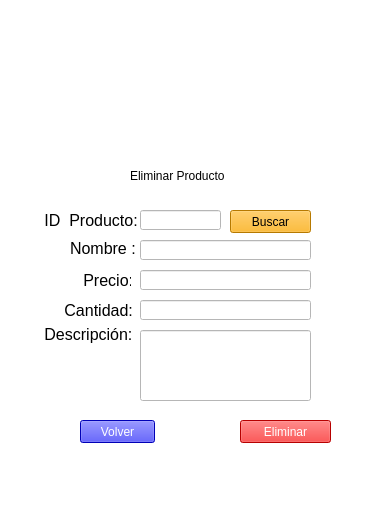
<?xml version="1.0" encoding="UTF-8"?>
<ui version="4.0">
 <class>VentanaEliminarProducto</class>
 <widget class="QMainWindow" name="VentanaEliminarProducto">
  <property name="geometry">
   <rect>
    <x>0</x>
    <y>0</y>
    <width>391</width>
    <height>509</height>
   </rect>
  </property>
  <property name="windowTitle">
   <string>VentanaEliminarProducto</string>
  </property>
  <property name="styleSheet">
   <string notr="true">background-color: rgb(255, 255, 255);</string>
  </property>
  <widget class="QWidget" name="VentanaEliminarProducto_2">
   <widget class="QLabel" name="label_ID">
    <property name="geometry">
     <rect>
      <x>40</x>
      <y>210</y>
      <width>101</width>
      <height>20</height>
     </rect>
    </property>
    <property name="font">
     <font>
      <family>Arial</family>
      <pointsize>12</pointsize>
     </font>
    </property>
    <property name="text">
     <string> ID  Producto: </string>
    </property>
   </widget>
   <widget class="QLabel" name="label_NombreProducto_2">
    <property name="geometry">
     <rect>
      <x>70</x>
      <y>240</y>
      <width>71</width>
      <height>16</height>
     </rect>
    </property>
    <property name="font">
     <font>
      <family>Arial</family>
      <pointsize>12</pointsize>
     </font>
    </property>
    <property name="text">
     <string>Nombre : </string>
    </property>
   </widget>
   <widget class="QPushButton" name="pushButton_buscar">
    <property name="geometry">
     <rect>
      <x>230</x>
      <y>210</y>
      <width>81</width>
      <height>23</height>
     </rect>
    </property>
    <property name="styleSheet">
     <string notr="true">color: rgb(0, 0, 0);
font: 12pt &quot;Arial&quot;;
background-color:rgb(255, 170, 0) ;</string>
    </property>
    <property name="text">
     <string>Buscar</string>
    </property>
   </widget>
   <widget class="QPushButton" name="pushButton_volver">
    <property name="geometry">
     <rect>
      <x>80</x>
      <y>420</y>
      <width>75</width>
      <height>23</height>
     </rect>
    </property>
    <property name="styleSheet">
     <string notr="true">color: rgb(255, 255, 255);
font: 12pt &quot;Arial&quot;;
background-color: rgb(0, 0, 255) ;</string>
    </property>
    <property name="text">
     <string>Volver</string>
    </property>
   </widget>
   <widget class="QLabel" name="label_CantidadProd">
    <property name="geometry">
     <rect>
      <x>60</x>
      <y>300</y>
      <width>81</width>
      <height>20</height>
     </rect>
    </property>
    <property name="font">
     <font>
      <family>Arial</family>
      <pointsize>12</pointsize>
     </font>
    </property>
    <property name="text">
     <string> Cantidad: </string>
    </property>
   </widget>
   <widget class="QLabel" name="label">
    <property name="geometry">
     <rect>
      <x>140</x>
      <y>20</y>
      <width>141</width>
      <height>131</height>
     </rect>
    </property>
    <property name="text">
     <string/>
    </property>
    <property name="pixmap">
     <pixmap>Eliminar.jpeg</pixmap>
    </property>
    <property name="scaledContents">
     <bool>true</bool>
    </property>
   </widget>
   <widget class="QLabel" name="label_2">
    <property name="geometry">
     <rect>
      <x>130</x>
      <y>160</y>
      <width>171</width>
      <height>31</height>
     </rect>
    </property>
    <property name="styleSheet">
     <string notr="true">font: 87 12pt &quot;Arial Black&quot;;</string>
    </property>
    <property name="text">
     <string>Eliminar Producto</string>
    </property>
   </widget>
   <widget class="QLabel" name="label_PrecioProd">
    <property name="geometry">
     <rect>
      <x>70</x>
      <y>270</y>
      <width>61</width>
      <height>20</height>
     </rect>
    </property>
    <property name="font">
     <font>
      <family>Arial</family>
      <pointsize>12</pointsize>
     </font>
    </property>
    <property name="text">
     <string>   Precio: </string>
    </property>
   </widget>
   <widget class="QLineEdit" name="lineNomProducto">
    <property name="geometry">
     <rect>
      <x>140</x>
      <y>240</y>
      <width>171</width>
      <height>20</height>
     </rect>
    </property>
    <property name="styleSheet">
     <string notr="true">font: 12pt &quot;Arial&quot;;</string>
    </property>
   </widget>
   <widget class="QLineEdit" name="lineDescripcionProd">
    <property name="geometry">
     <rect>
      <x>140</x>
      <y>330</y>
      <width>171</width>
      <height>71</height>
     </rect>
    </property>
    <property name="styleSheet">
     <string notr="true">font: 12pt &quot;Arial&quot;;</string>
    </property>
   </widget>
   <widget class="QPushButton" name="pushButton_eliminar">
    <property name="geometry">
     <rect>
      <x>240</x>
      <y>420</y>
      <width>91</width>
      <height>23</height>
     </rect>
    </property>
    <property name="styleSheet">
     <string notr="true">color: rgb(255, 255, 255);
font: 12pt &quot;Arial&quot;;
background-color: rgb(255, 0, 0) ;</string>
    </property>
    <property name="text">
     <string>Eliminar</string>
    </property>
   </widget>
   <widget class="QLineEdit" name="linePrecioProd">
    <property name="geometry">
     <rect>
      <x>140</x>
      <y>270</y>
      <width>171</width>
      <height>20</height>
     </rect>
    </property>
    <property name="styleSheet">
     <string notr="true">font: 12pt &quot;Arial&quot;;</string>
    </property>
    <property name="text">
     <string/>
    </property>
   </widget>
   <widget class="QLabel" name="label_DescripProd">
    <property name="geometry">
     <rect>
      <x>40</x>
      <y>319</y>
      <width>91</width>
      <height>31</height>
     </rect>
    </property>
    <property name="font">
     <font>
      <family>Arial</family>
      <pointsize>12</pointsize>
     </font>
    </property>
    <property name="text">
     <string> Descripción: </string>
    </property>
   </widget>
   <widget class="QLineEdit" name="lineCantProd">
    <property name="geometry">
     <rect>
      <x>140</x>
      <y>300</y>
      <width>171</width>
      <height>20</height>
     </rect>
    </property>
    <property name="styleSheet">
     <string notr="true">font: 12pt &quot;Arial&quot;;</string>
    </property>
    <property name="text">
     <string/>
    </property>
   </widget>
   <widget class="QLineEdit" name="lineID">
    <property name="geometry">
     <rect>
      <x>140</x>
      <y>210</y>
      <width>81</width>
      <height>20</height>
     </rect>
    </property>
    <property name="styleSheet">
     <string notr="true">font: 12pt &quot;Arial&quot;;</string>
    </property>
   </widget>
  </widget>
  <widget class="QMenuBar" name="menubar">
   <property name="geometry">
    <rect>
     <x>0</x>
     <y>0</y>
     <width>391</width>
     <height>21</height>
    </rect>
   </property>
  </widget>
  <widget class="QStatusBar" name="statusbar"/>
 </widget>
 <resources/>
 <connections/>
</ui>
